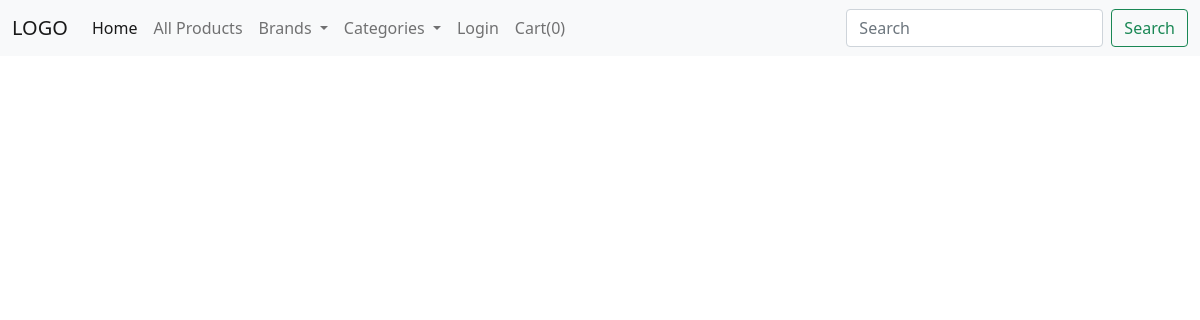
/brandproducts/3, run on an earlier commit of the app's database.
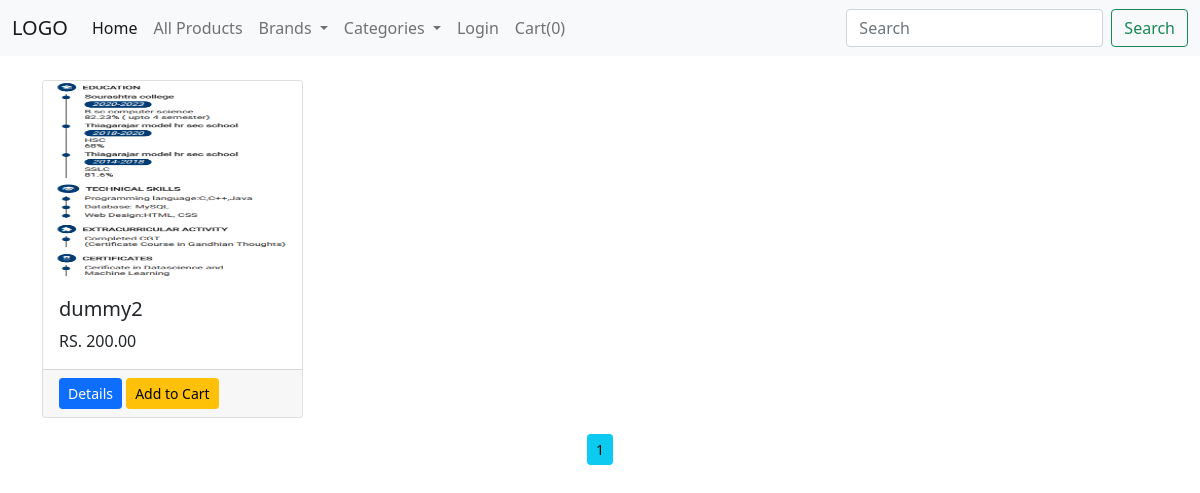
And on a later commit of the database.
### shop/products/models.py (models this page shows, shortened)
class Addproduct(db.Model):
    __searchable__=['name','desc']
    id=db.Column(db.Integer,primary_key=True)
    name=db.Column(db.String(50),nullable=False)
    price=db.Column(db.Numeric(10,2),nullable=False)
    discount=db.Column(db.Integer,default=0)
    stock=db.Column(db.Integer,nullable=False)
    colors=db.Column(db.Text,nullable=False)
    desc=db.Column(db.Text,nullable=False)
    pub_date=db.Column(db.DateTime, nullable=False, default=datetime.utcnow)
    brand_id = db.Column(db.Integer,db.ForeignKey('brand.id'),nullable=False)
    brand=db.relationship('Brand',backref=db.backref('brands',lazy=True))
    category_id = db.Column(db.Integer,db.ForeignKey('category.id'),nullable=False)
    category=db.relationship('Category',backref=db.backref('posts',lazy=True))
    image_1=db.Column(db.String(100),nullable=False,default='image.jpg')
    image_2=db.Column(db.String(100),nullable=False,default='image.jpg')
    image_3=db.Column(db.String(100),nullable=False,default='image.jpg')

### shop/products/routes.py (the view)
@app.route('/brandproducts/<int:id>',methods=['GET','POST'])
def brandproduct(id):
    page=request.args.get('page',1,type=int)
    brand_id=Brand.query.filter_by(id=id).first()
    products = Addproduct.query.filter_by(brand_id=id).paginate(page=page,per_page=1)
    brands = Brand.query.join(Addproduct,(Brand.id == Addproduct.brand_id)).all()
    categories_name = Category.query.join(Addproduct,(Category.id == Addproduct.category_id)).all()
    return render_template('products/index.html',title="Home",products=products,brands=brands,categories=categories_name,brand_id=brand_id)

### shop/templates/products/index.html (shortened to what this page needs)
{% extends 'layout.html' %}
{% block content %}
{% include '_navbar.html' %}
<div class="container mt-2">
    <div class="row">
        {% for product in products.items %}
            <div class="col-md-3 mt-3">
                <div class="card">
                    <img src="{{url_for('static' , filename='uploads/'+ product.image_1)}}" class="card-img-top" height="200" alt="product image" loading="lazy">
                    <div class="card-body">
                      <h5 class="card-title">{{product.name}}</h5>
                      <p class="card-text">RS. {{product.price}}</p>
                    </div>
                    <div class="card-footer">
                        <form action="{{url_for('AddCart')}}" method="post">
                          <a href="{{ url_for('singleproduct', id=product.id) }}" class="float-left btn btn-sm btn-primary">Details</a>
                          <button type="submit" class="btn btn-warning btn-sm">Add to Cart</button>
                          {% set colors = product.colors.split(',') %}
                        </form>
                    </div>
                  </div>
            </div>
        {% endfor %}
    </div>
    {% if brand_id %}
    <div class="row ">
      <div class="col text-center">
        {% for page_num in products.iter_pages(left_edge=1,right_edge=2,left_current=1,right_current=2) %}
            {% if products.page == page_num %}
              <a href="{{url_for('brandproduct',id=brand_id.id, page=page_num)}}" class="btn btn-info btn-sm mt-3 a">{{page_num}}</a>
            {% else %}
              <a href="{{url_for('brandproduct',id=brand_id.id, page=page_num)}}" class="btn btn-outline-info btn-sm mt-3">{{page_num}}</a>
            {% endif %}
        {% endfor %}
      </div>
    </div>
    {% endif%}
</div>
{% endblock content %}

What changed in the data, as far as the page shows it:
added Addproduct: image_1 (picture), name "dummy2", price "200.00"
Also different on the page:
new list line: "1"
